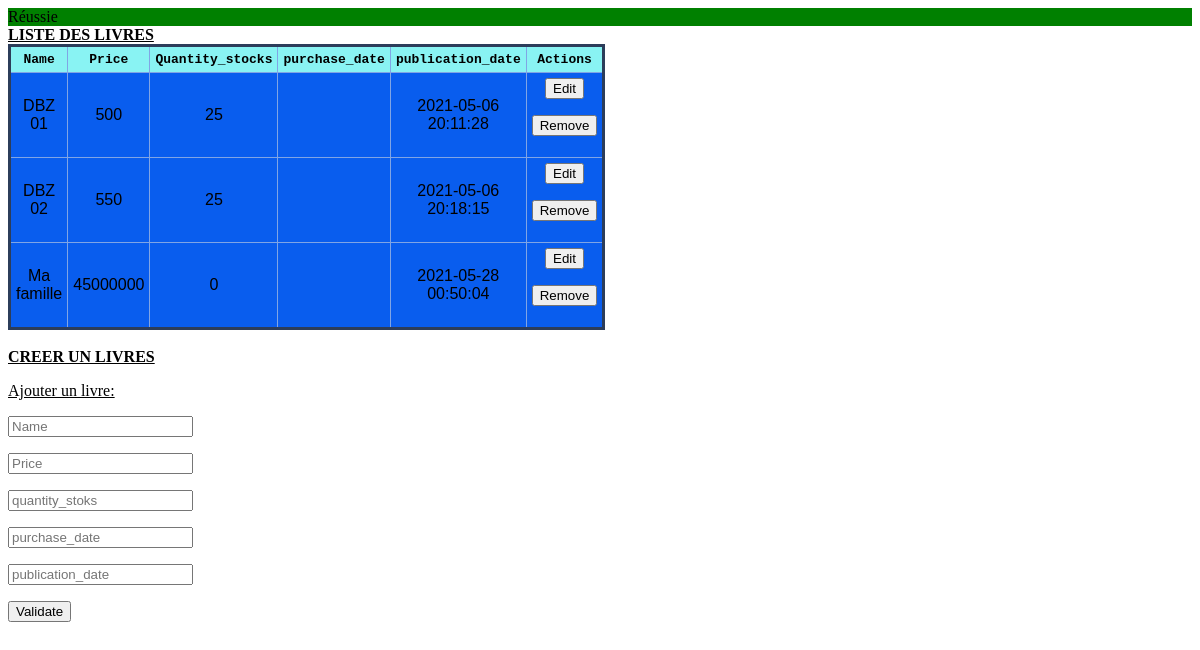
The page / on the database its author committed.
### tables this page shows
CREATE TABLE `books` (
  `id` int(11) NOT NULL,
  `name` varchar(100) NOT NULL,
  `price` decimal(10,0) NOT NULL,
  `quantity_stoks` int(11) NOT NULL,
  `purchase_date` timestamp NULL DEFAULT NULL,
  `publication_date` timestamp NOT NULL DEFAULT current_timestamp()
);

### class/classdbshoop.php (called while the page is built, shortened)
<?php
include("connexion_bdd.php");
class dbshoop {
    public function getDbShoop(){
        global $connect_bdd;
        $request_listBooks = "SELECT * from books" ;
        $res_listBooks = $connect_bdd->query($request_listBooks);
        return $res_listBooks;
    }
}

### index.php (the view, shortened to what this page needs)
<?php
require('connexion_bdd.php');
include('class/classdbshoop.php');
$dbshoop = new dbshoop();
if (isset($_POST['btn'])) {
    if ($_POST['btn'] == "Remove") {
        $state = "close";
        $id = $_POST['id_book'];
        $res_delete = $dbshoop->deleteDbShoop($id);
        if($res_delete == true) {
            $sucess_delete ='sucess_delete';
        }else{
            $error_delete ='error_delete';
        }
    }
    if ($_POST['btn'] == "Edit") {
        $state = "open";
        $res_edit = $id_click = $_POST['id_book'];
        if($res_edit == true) {
            $sucess_edit ='sucess_edit';
        }else{
            $error_edit ='error_edit';
        }
    }
    if ($_POST['btn'] == "To confirm") {
        $state = "close";
        $new_name = $_POST['new_name'];
        $new_price = $_POST['new_price'];
        $new_quantity_stoks = $_POST['new_quantity_stoks'];
        $new_purchase_date = $_POST['new_purchase_date'];
        $new_publication_date = $_POST['new_publication_date'];
        $id_book = $_POST['id_book'];
        $res_update = $dbshoop->updateDbShoop($new_name, $new_price, $new_quantity_stoks, $new_purchase_date, $new_publication_date, $id_book);
        if($res_update == true) {
            $sucess_update ='sucess_update';
        }else{
            $error_update ='error_update';
        }
    }
    if ($_POST['btn'] == "Validate") {
        $state = "close";
        $name = $_POST['name'];
        $price = $_POST['price'];
        $quantity_stoks = $_POST['quantity_stoks'];
        $purchase_date = $_POST['purchase_date'];
        $publication_date = $_POST['publication_date'];
        $res_create = $dbshoop->createDbShoop($name, $price, $quantity_stoks, $purchase_date, $publication_date);
        if($res_create == true) {
            $sucess_create ='sucess_create';
        }else{
            $error_create ='error_create';
        }
    }
}else{
    $state = "close";
}
$res_listBooks = $dbshoop->getDbShoop();
if($res_listBooks == true) {
    $sucess_listBooks ='sucess_listBooks';
}else{
    $error_listBooks ='error_listBooks';
}
?>
<html>
    <head>
        <link href="style.css" rel="stylesheet">
    </head>
    <body>
        <div class="row">
            <div class="col-sm-6">
                <?php
                if(isset($sucess_listBooks)){
                    echo'<div id="sucess_listBooks" style="background-color:green" class="sucess_listBooks">Réussie</div>';
                }
                echo '<label>';
                    echo '<u>';
                        echo '<b>';
                           echo 'LISTE DES LIVRES';
                        echo '</b>';
                    echo '</u>';
                echo '</label>';
                if ($res_listBooks->num_rows > 0) {
                    echo "<table>";
                        echo "<th>";
                            echo "Name";
                        echo "</th>";
                        echo "<th>";
                            echo "Price";
                        echo "</th>";
                        echo "<th>";
                            echo "Quantity_stocks";
                        echo "</th>";
                        echo "<th>";
                            echo "purchase_date";
                        echo "</th>";
                        echo "<th>";
                            echo "publication_date";
                        echo "</th>";
                        echo "<th>";
                            echo "Actions";
                        echo "</th>";
                    foreach ($res_listBooks as $valeur) {
                        if (($state == "open") && ($id_click == $valeur['id'])) {
                            echo '<form action="index.php" method="post">';
                                echo "<input type='hidden' name='id_book' value=" . $valeur['id'] . ">";
                                    echo "<tr>";
                                        echo "<td>";
                                            echo "<input type='text' name='new_name' value='" . $valeur['name'] . "'>";
                                        echo "</td>";
                                        echo "<td>";
                                            echo "<input type='text' name='new_price'  value='" . $valeur['price'] . "'>";
                                        echo "</td>";
                                        echo "<td>";
                                            echo "<input type='text' name='new_quantity_stoks' value='" . $valeur['quantity_stoks'] . "'>";
                                        echo "</td>";
                                        echo "<td>";
                                            echo "<input type='text' name='new_purchase_date'  value='" . $valeur['purchase_date'] . "'>";
                                        echo "</td>";
                                        echo "<td>";
                                            echo "<input type='text' name='new_publication_date' value='" . $valeur['publication_date'] . "'>";
                                        echo "</td>";
                                        echo "<td>";
                                            echo "<input type='submit' name='btn' value='To confirm'/>";
                                        echo "</td>";
                                    echo "<tr>";
                            echo '</form>';
                        } else {
                            echo "<tr>";
                                echo "<td>";
                                    echo $valeur['name'];
                                echo "</td>";
                                echo "<td>";
                                    echo $valeur['price'];
                                echo "</td>";
                                echo "<td>";
                                    echo $valeur['quantity_stoks'];
                                echo "</td>";
                                echo "<td>";
                                echo "</td>";
                                echo "<td>";
                                    echo $valeur['publication_date'];
                                echo "</td>";
                                echo "<td>";
                                    echo '<form action="index.php" method="post">';
                                        echo "<input type='submit' name='btn' value='Edit'/>";
                                    echo '</form>';
                                    echo '<form action="index.php" method="post">';
                                        echo "<input type='submit' name='btn' value='Remove'/>";
                                    echo '</form>';
                                echo "</td>";
                            echo "</tr>";
                        };
                    };
                    echo "</table>";
                } else {
                    echo "Il n'y a aucun résultats";
                };
                ?>
            </div>
                    <br>
            <div class="col-sm-6">
                <?php
                    echo '<form  method="POST" action="index.php">';
                        echo '<label>';
                            echo '<u>';
                                echo '<b>';
                                    echo 'CREER UN LIVRES';
                                echo '</b>';
                            echo '</u>';
                        echo '</label>';
                        echo '<u>';
                            echo '<p>';
                                echo 'Ajouter un livre:';
                            echo '</p>';
                        echo '</u>';
                        echo '<p>';
                            echo "<input type='text' name='name' placeholder='Name'>";
                        echo '</p>';
                        echo '<p>';
                            echo "<input type='text' name='price' placeholder='Price'>";
                        echo '</p>';
                        echo '<p>';
                            echo "<input type='text' name='quantity_stoks' placeholder='quantity_stoks'>";
                        echo '</p>';
                        echo '<p>';
                            echo "<input type='text' name='purchase_date' placeholder='purchase_date'>";
                        echo '</p>';
                        echo '<p>';
                            echo "<input type='text' name='publication_date' placeholder='publication_date'>";
                        echo '</p>';
                        echo '<p>';
                            echo "<input type='submit' name='btn' value='Validate'/>";
                        echo '</p>';
                    echo '</form>';
                ?>
            </div>
        </div>
    </body>
</html>

### style.css (style rules this page uses)
table { border: medium solid #2c3d5a; border-collapse: collapse; width: 50%; }
th { font-family: monospace; border: thin solid #80a5e5; width: 50%; padding: 5px; background-color: #89f3f3; }
td { font-family: sans-serif; border: thin solid #80a5e5; width: 50%; padding: 5px; text-align: center; background-color: #095dee; }

### rows shown on the page
books: name "DBZ 01", price "500", quantity_stoks "25", publication_date "2021-05-06 20:11:28"
books: name "DBZ 02", price "550", quantity_stoks "25", publication_date "2021-05-06 20:18:15"
books: name "Ma famille", price "45000000", quantity_stoks "0", publication_date "2021-05-28 00:50:04"
